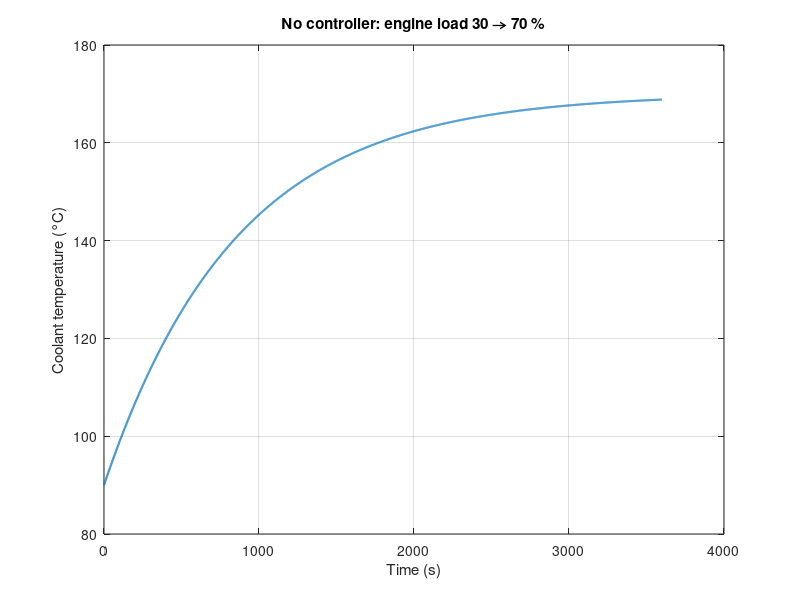
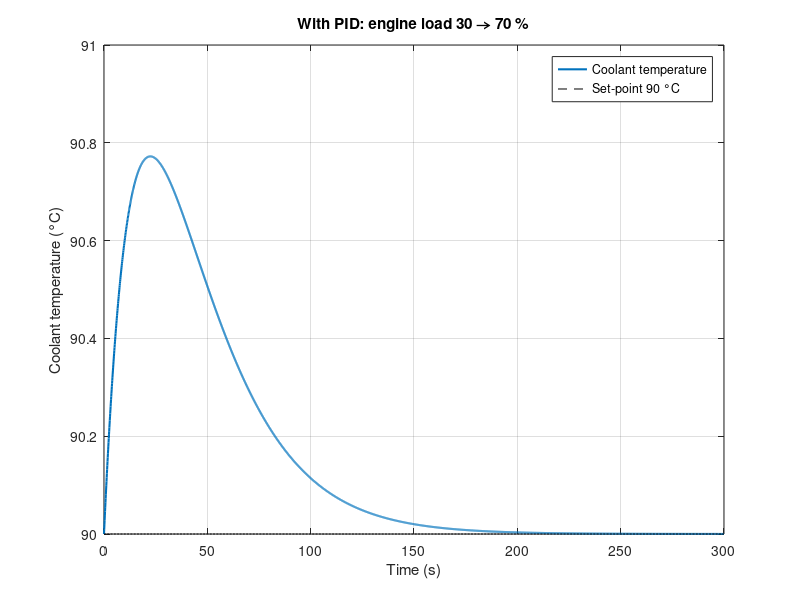

These figures' MATLAB source, in order:
%% PID Temperature Control of a Truck Engine
% How the coolant temperature changes when the engine load goes up,
% first with no controller, then with a PID controller.
% Sushanth Bibi (24BME0501), Ganishk Mohanraj (24BME0500)

clc;
clear;
close all;

%% Plant (values from the references on the last slide)
% Fan path:  fan air flow [kg/s] -> coolant temperature [K]
num = 38.1;
den = conv([851 1],[11.3 1]);   % (851s+1)(11.3s+1)
G = tf(num, den)

% Load path: engine load [%] -> coolant temperature [K]
numd = 2.0;
dend = [851 1];                 % (851s+1)
Gd = tf(numd, dend)

%% PID controller (gains from the SIMC tuning rule)
Kp = 2.48;
Ki = 0.044;
Kd = 22.4;
C = tf(Kp, 1) + tf(Ki, [1 0]) + tf([Kd 0], [0.01 1]);   % Kp + Ki/s + Kd*s

%% 1) No controller: load goes from 30 % to 70 %
t1 = 0:1:3600;                  % one hour
[T_open, t1] = step(40*Gd, t1);

figure;
plot(t1, 90 + T_open, 'LineWidth', 1.5);
grid on;
title('No controller: engine load 30 \rightarrow 70 %');
xlabel('Time (s)');
ylabel('Coolant temperature (°C)');

%% 2) With PID: same load step
% Closed loop: load -> temperature = Gd / (1 + C*G)
D = Gd * feedback(1, C*G);
t2 = 0:0.1:300;                 % five minutes
[T_pid, t2] = step(40*D, t2);

figure;
plot(t2, 90 + T_pid, 'LineWidth', 1.5);
hold on;
plot(t2, 90*ones(size(t2)), 'k--');
grid on;
title('With PID: engine load 30 \rightarrow 70 %');
xlabel('Time (s)');
ylabel('Coolant temperature (°C)');
legend('Coolant temperature', 'Set-point 90 °C');

%% Results
disp(['No controller: temperature after 1 hour = ', num2str(90 + T_open(end), '%5.1f'), ' °C']);
disp(['With PID: highest temperature = ', num2str(90 + max(T_pid), '%5.2f'), ' °C']);
disp(['With PID: final temperature   = ', num2str(90 + T_pid(end), '%5.2f'), ' °C']);
poles = pole(feedback(C*G, 1))   % all negative real parts -> stable

% Inference:
% Without a controller, the extra load keeps heating the engine until
% it is far above 90 °C. With the PID, the temperature rises by less
% than 1 °C and is brought back to exactly 90 °C in about 2 minutes.
